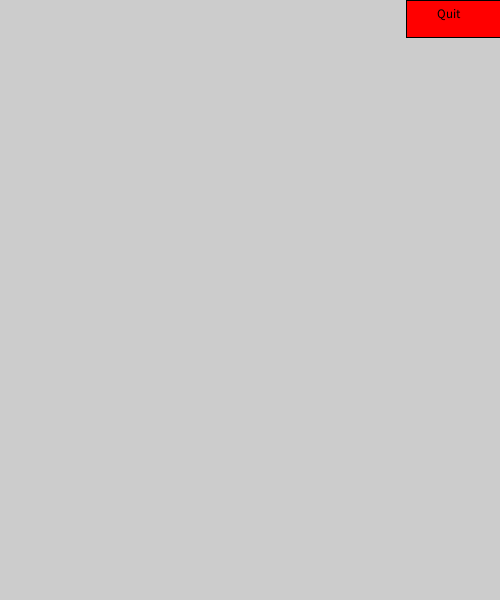
Frame 1 (no input)
Frame 60 (the mouse pressed at the canvas centre just before this capture): identical to frame 1, image omitted
Frame 120 (the mouse held since frame 60 and released just before this capture): identical to frame 1, image omitted

The Processing sketch that drew this single still picture (run headless with seeded random() and noise(); from frame 60 on, the mouse is pressed at the canvas centre):

// Processing sketch: QuitButton_pde
// ── QuitButton_pde.pde
//Globel Veriebles
color red = #FF0000;
color blue = #0000FF;
color regularButton = red;
color hoverOverButton = blue;

void setup() {
  size(500, 600);
}

void draw() {
  println("Mousex:", mouseX, "\tMouseY:", mouseY);
  fill(regularButton);
  rect(width*13/16, height*0/16, width*4/16, height*1/16);
  fill(0, 0, 0);
  text("Quit", width*14/16, height*1/32);
  if ( (mouseX > width*14/16 && mouseX<width && mouseY < height*1/16)) {
    fill(hoverOverButton);
    rect(width*13/16, height*0/16, width*4/16, height*1/16);
    fill(0, 0, 0);
    textSize(12);
    text("are you sure?", width*27/32, height*1/32);
  } else {
    fill(regularButton);
    rect(width*13/16, height*0/16, width*4/16, height*1/16);
    fill(0, 0, 0);
    textSize(13);
    text("Quit", width*14/16, height*1/32);
  }
}

//Listener
void mouseClicked() {
  if (mouseX > width*13/16 && mouseX<width && mouseY < height*1/16) {
    exit();
  }
}
